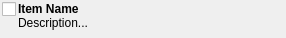
<?xml version="1.0" encoding="UTF-8"?>
<ui version="4.0">
 <class>Form</class>
 <widget class="QWidget" name="Form">
  <property name="geometry">
   <rect>
    <x>0</x>
    <y>0</y>
    <width>286</width>
    <height>38</height>
   </rect>
  </property>
  <property name="windowTitle">
   <string>Form</string>
  </property>
  <layout class="QHBoxLayout" name="horizontalLayout" stretch="0,1">
   <property name="spacing">
    <number>2</number>
   </property>
   <property name="margin">
    <number>2</number>
   </property>
   <item>
    <layout class="QVBoxLayout" name="verticalLayout">
     <item>
      <widget class="QCheckBox" name="select_cb">
       <property name="minimumSize">
        <size>
         <width>0</width>
         <height>0</height>
        </size>
       </property>
       <property name="maximumSize">
        <size>
         <width>16777215</width>
         <height>16777215</height>
        </size>
       </property>
       <property name="text">
        <string/>
       </property>
      </widget>
     </item>
     <item>
      <spacer name="verticalSpacer">
       <property name="orientation">
        <enum>Qt::Vertical</enum>
       </property>
       <property name="sizeHint" stdset="0">
        <size>
         <width>10</width>
         <height>40</height>
        </size>
       </property>
      </spacer>
     </item>
    </layout>
   </item>
   <item>
    <widget class="QLabel" name="details_label">
     <property name="minimumSize">
      <size>
       <width>0</width>
       <height>0</height>
      </size>
     </property>
     <property name="text">
      <string>&lt;b&gt;Item Name&lt;/b&gt;&lt;br&gt;Description...</string>
     </property>
     <property name="alignment">
      <set>Qt::AlignLeading|Qt::AlignLeft|Qt::AlignTop</set>
     </property>
     <property name="margin">
      <number>1</number>
     </property>
    </widget>
   </item>
  </layout>
 </widget>
 <resources/>
 <connections/>
</ui>
